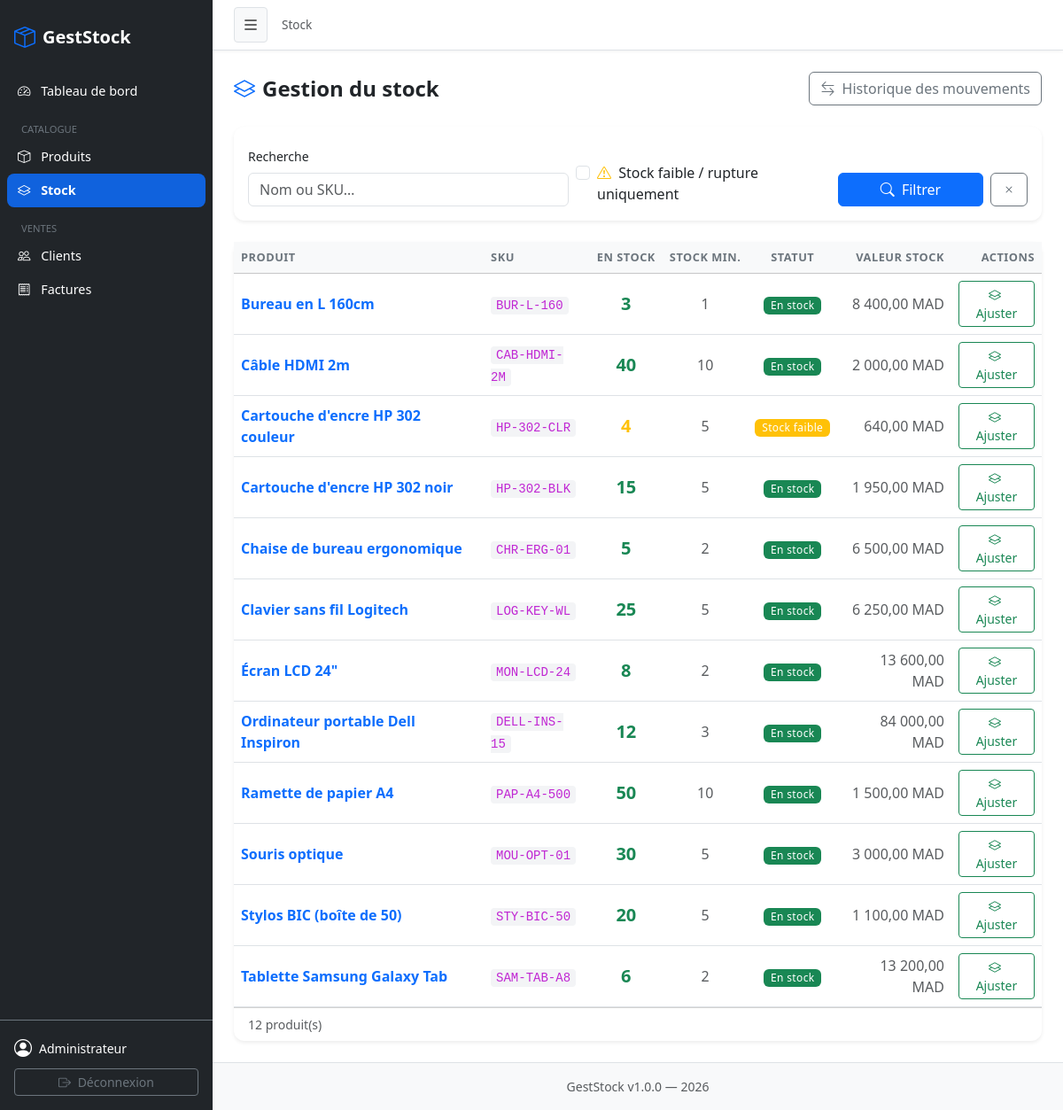
/stock (signed in), run on the app's committed database.
### tables this page shows
CREATE TABLE `products` (
  `id`            INT UNSIGNED     NOT NULL AUTO_INCREMENT,
  `name`          VARCHAR(200)     NOT NULL,
  `sku`           VARCHAR(100)     NOT NULL,
  `category_id`   INT UNSIGNED         NULL,
  `unit_price`    DECIMAL(12,2)    NOT NULL DEFAULT 0.00,
  `cost_price`    DECIMAL(12,2)    NOT NULL DEFAULT 0.00,
  `quantity`      INT              NOT NULL DEFAULT 0,
  `minimum_stock` INT              NOT NULL DEFAULT 5,
  `description`   TEXT                 NULL,
  `created_at`    DATETIME         NOT NULL DEFAULT CURRENT_TIMESTAMP,
  `updated_at`    DATETIME         NOT NULL DEFAULT CURRENT_TIMESTAMP ON UPDATE CURRENT_TIMESTAMP,
  PRIMARY KEY (`id`),
  UNIQUE KEY `uq_products_sku` (`sku`),
  KEY `idx_products_category` (`category_id`),
  KEY `idx_products_quantity` (`quantity`),
  CONSTRAINT `fk_products_category`
    FOREIGN KEY (`category_id`) REFERENCES `categories` (`id`)
    ON DELETE SET NULL ON UPDATE CASCADE
);

### controllers/StockController.php (called while the page is built, shortened)
<?php
require_once __DIR__ . '/../models/Product.php';
class StockController
{
    private Product       $product;
    public function __construct()
    {
        $this->product  = new Product();
    }
    public function index(): void
    {
        $filters  = [
            'search'    => $_GET['search']    ?? '',
            'low_stock' => $_GET['low_stock'] ?? '',
        ];
        $products = $this->product->all($filters);
        require __DIR__ . '/../views/stock/index.php';
    }
}

### config/app.php (called while the page is built, shortened)
<?php
function formatMoney(float $amount): string
{
    return number_format($amount, 2, ',', ' ') . ' MAD';
}
function e(mixed $val): string
{
    return htmlspecialchars((string)$val, ENT_QUOTES | ENT_SUBSTITUTE, 'UTF-8');
}
function stockStatus(int $qty, int $min): array
{
    if ($qty <= $min) {
        return ['label' => 'Stock faible',     'class' => 'warning'];
    }
    return ['label' => 'En stock', 'class' => 'success'];
}

### config/database.php (called while the page is built, shortened)
<?php
function db(): PDO
{
    static $pdo = null;
    if ($pdo === null) {
        $dsn = sprintf(
            'mysql:host=%s;port=%s;dbname=%s;charset=%s',
            DB_HOST, DB_PORT, DB_NAME, DB_CHARSET
        );
        $options = [
            PDO::ATTR_ERRMODE            => PDO::ERRMODE_EXCEPTION,
            PDO::ATTR_DEFAULT_FETCH_MODE => PDO::FETCH_ASSOC,
            PDO::ATTR_EMULATE_PREPARES   => false,
        ];
        try {
            $pdo = new PDO($dsn, DB_USER, DB_PASS, $options);
        } catch (PDOException $e) {
            die('<div style="font-family:sans-serif;color:#c0392b;padding:2rem;">
                    <h2>Erreur de connexion à la base de données</h2>
                    <p>' . htmlspecialchars($e->getMessage()) . '</p>
                 </div>');
        }
    }
    return $pdo;
}

### models/Product.php (called while the page is built, shortened)
<?php
class Product
{
    private PDO $db;
    public function __construct()
    {
        $this->db = db();
    }
    public function all(array $filters = []): array
    {
        $sql = "SELECT p.*, c.name AS category_name
                FROM products p
                LEFT JOIN categories c ON c.id = p.category_id
                WHERE 1=1";
        $params = [];
        $sql .= " ORDER BY p.name ASC";
        $stmt = $this->db->prepare($sql);
        $stmt->execute($params);
        return $stmt->fetchAll();
    }
}

### views/stock/index.php (the view, shortened to what this page needs)
<?php
require __DIR__ . '/../layout/header.php';
?>
<div class="d-flex flex-wrap align-items-center justify-content-between gap-2 mb-4">
  <h4 class="fw-bold mb-0"><i class="bi bi-layers me-2 text-primary"></i>Gestion du stock</h4>
  <a href="<?= APP_URL ?>/stock/movements" class="btn btn-outline-secondary">
    <i class="bi bi-arrow-left-right me-1"></i> Historique des mouvements
  </a>
</div>
<form method="GET" action="<?= APP_URL ?>/stock" class="card border-0 shadow-sm mb-4">
  <div class="card-body">
    <div class="row g-2 align-items-end">
      <div class="col-md-5">
        <label class="form-label small">Recherche</label>
        <input type="text" name="search" class="form-control" placeholder="Nom ou SKU…"
               value="<?= e($filters['search']) ?>">
      </div>
      <div class="col-md-4">
        <div class="form-check mt-4">
          <input class="form-check-input" type="checkbox" name="low_stock" id="low_stock" value="1"
                 <?= !empty($filters['low_stock']) ? 'checked' : '' ?>>
          <label class="form-check-label" for="low_stock">
            <i class="bi bi-exclamation-triangle text-warning me-1"></i>
            Stock faible / rupture uniquement
          </label>
        </div>
      </div>
      <div class="col-md-3 d-flex gap-2">
        <button type="submit" class="btn btn-primary flex-fill">
          <i class="bi bi-search me-1"></i> Filtrer
        </button>
        <a href="<?= APP_URL ?>/stock" class="btn btn-outline-secondary">
          <i class="bi bi-x"></i>
        </a>
      </div>
    </div>
  </div>
</form>
<div class="card border-0 shadow-sm">
  <div class="card-body p-0">
    <?php if (empty($products)): ?>
      <div class="p-5 text-center text-muted">
        <i class="bi bi-inbox fs-1 d-block mb-2"></i>
        Aucun produit.
      </div>
    <?php else: ?>
      <div class="table-responsive">
        <table class="table table-hover align-middle mb-0">
          <thead class="table-light">
            <tr>
              <th>Produit</th>
              <th>SKU</th>
              <th class="text-center">En stock</th>
              <th class="text-center">Stock min.</th>
              <th class="text-center">Statut</th>
              <th class="text-end">Valeur stock</th>
              <th class="text-end">Actions</th>
            </tr>
          </thead>
          <tbody>
            <?php foreach ($products as $p): ?>
              <?php $s = stockStatus((int)$p['quantity'], (int)$p['minimum_stock']); ?>
              <tr>
                <td>
                  <a href="<?= APP_URL ?>/products/show?id=<?= $p['id'] ?>"
                     class="fw-semibold text-decoration-none">
                    <?= e($p['name']) ?>
                  </a>
                </td>
                <td><code class="small"><?= e($p['sku']) ?></code></td>
                <td class="text-center">
                  <span class="fw-bold fs-5 text-<?= $s['class'] ?>"><?= $p['quantity'] ?></span>
                </td>
                <td class="text-center text-muted"><?= $p['minimum_stock'] ?></td>
                <td class="text-center">
                  <span class="badge bg-<?= $s['class'] ?>"><?= $s['label'] ?></span>
                </td>
                <td class="text-end text-muted">
                  <?= formatMoney($p['quantity'] * $p['cost_price']) ?>
                </td>
                <td class="text-end">
                  <a href="<?= APP_URL ?>/stock/adjust?id=<?= $p['id'] ?>"
                     class="btn btn-sm btn-outline-success">
                    <i class="bi bi-layers me-1"></i> Ajuster
                  </a>
                </td>
              </tr>
            <?php endforeach; ?>
          </tbody>
        </table>
      </div>
    <?php endif; ?>
  </div>
  <div class="card-footer bg-transparent text-muted small">
    <?= count($products) ?> produit(s)
  </div>
</div>
<?php require __DIR__ . '/../layout/footer.php'; ?>

### public/css/app.css (style rules this page uses)
.card { border-radius: 12px; }
.table th { font-size: 0.8rem; text-transform: uppercase; letter-spacing: 0.04em; color: #6c757d; white-space: nowrap; }
.table td { vertical-align: middle; }
.badge { font-weight: 500; letter-spacing: 0.03em; }
code { font-size: 0.82em; background: #f3f4f6; padding: 2px 6px; border-radius: 4px; color: #c026d3; }
.table-hover tbody tr { transition: background 0.1s; }

### data on the page
products: name "Bureau en L 160cm", sku "BUR-L-160", quantity "3", minimum_stock "1", quantity+minimum_stock "En stock", formatMoney($p['quantity'] * $p['cost_price']) "8 400,00 MAD"
products: name "Câble HDMI 2m", sku "CAB-HDMI-2M", quantity "40", minimum_stock "10", quantity+minimum_stock "En stock", formatMoney($p['quantity'] * $p['cost_price']) "2 000,00 MAD"
products: name "Cartouche d'encre HP 302 couleur", sku "HP-302-CLR", quantity "4", minimum_stock "5", quantity+minimum_stock "Stock faible", formatMoney($p['quantity'] * $p['cost_price']) "640,00 MAD"
products: name "Cartouche d'encre HP 302 noir", sku "HP-302-BLK", quantity "15", minimum_stock "5", quantity+minimum_stock "En stock", formatMoney($p['quantity'] * $p['cost_price']) "1 950,00 MAD"
products: name "Chaise de bureau ergonomique", sku "CHR-ERG-01", quantity "5", minimum_stock "2", quantity+minimum_stock "En stock", formatMoney($p['quantity'] * $p['cost_price']) "6 500,00 MAD"
products: name "Clavier sans fil Logitech", sku "LOG-KEY-WL", quantity "25", minimum_stock "5", quantity+minimum_stock "En stock", formatMoney($p['quantity'] * $p['cost_price']) "6 250,00 MAD"
products: name "Écran LCD 24\"", sku "MON-LCD-24", quantity "8", minimum_stock "2", quantity+minimum_stock "En stock", formatMoney($p['quantity'] * $p['cost_price']) "13 600,00 MAD"
products: name "Ordinateur portable Dell Inspiron", sku "DELL-INS-15", quantity "12", minimum_stock "3", quantity+minimum_stock "En stock", formatMoney($p['quantity'] * $p['cost_price']) "84 000,00 MAD"
products: name "Ramette de papier A4", sku "PAP-A4-500", quantity "50", minimum_stock "10", quantity+minimum_stock "En stock", formatMoney($p['quantity'] * $p['cost_price']) "1 500,00 MAD"
products: name "Souris optique", sku "MOU-OPT-01", quantity "30", minimum_stock "5", quantity+minimum_stock "En stock", formatMoney($p['quantity'] * $p['cost_price']) "3 000,00 MAD"
products: name "Stylos BIC (boîte de 50)", sku "STY-BIC-50", quantity "20", minimum_stock "5", quantity+minimum_stock "En stock", formatMoney($p['quantity'] * $p['cost_price']) "1 100,00 MAD"
products: name "Tablette Samsung Galaxy Tab", sku "SAM-TAB-A8", quantity "6", minimum_stock "2", quantity+minimum_stock "En stock", formatMoney($p['quantity'] * $p['cost_price']) "13 200,00 MAD"

### other printed values
APP_NAME "GestStock"
$_SESSION['user_name'] "Administrateur"
$label "Stock"
count($products) "12"
APP_VERSION "1.0.0"
